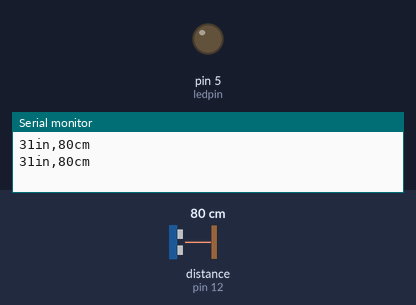
Recording of a sketch running on a simulated Arduino Uno, built with avr-gcc and run on an emulated ATmega328P. Parts: output pins drawn as LEDs (lit = HIGH), the last lines printed to the serial monitor. Wiring (inferred from the names in the program): ultrasonic range finder: trigger pin 14; echo pin 12. Inputs (shaded band) come from the test bench; at power-on: distance to the obstacle (sensor on pin 12) 80 cm. The echo pulse lasts 58.3 µs per cm; pins used as bus, display or sensor lines are not drawn.

Above: at 1.8 s.
1.9 s: distance to the obstacle (sensor on pin 12) set to 22 cm
5.2 s: distance to the obstacle (sensor on pin 12) set to 19 cm
At 8.1 s:
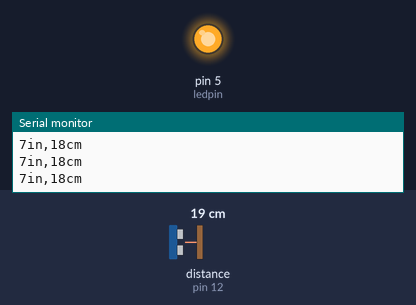
8.5 s: distance to the obstacle (sensor on pin 12) set to 35 cm
At 10.6 s:
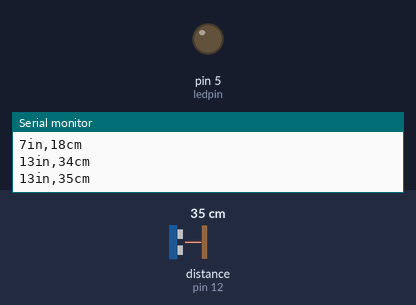
11.5 s: distance to the obstacle (sensor on pin 12) set to 2 cm
At 14.3 s:
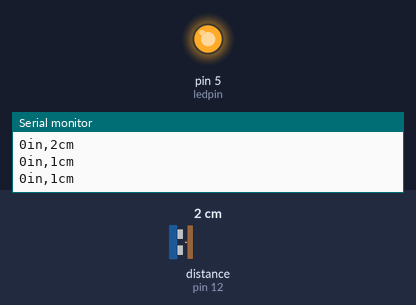
Timing chart, 0 to 15.5 s (numbered marks = the images above; inputs shaded):
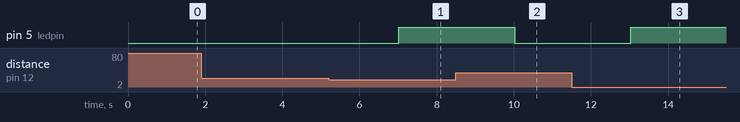

The sketch:

Sketch1.ino
```cpp
// Visual Micro is in vMicro>General>Tutorial Mode
//
/*
	Name:       chaoshengbo.ino
	Created:	2018/11/15 19:43:43
	Author:     ndun-PC\ndun
*/

// Define User Types below here or use a .h file
//


// Define Function Prototypes that use User Types below here or use a .h file
//


// Define Functions below here or use other .ino or cpp files
//

// The setup() function runs once each time the micro-controller starts
const int pingPin = 14;
const int echiPin = 12;
int ledpin = 5;


void setup()
{
	Serial.begin(9600);
	pinMode(ledpin, OUTPUT);

}

// Add the main program code into the continuous loop() function
void loop()
{
	long duration, inches, cm;
	pinMode(pingPin, OUTPUT);
	digitalWrite(pingPin, LOW);
	delayMicroseconds(2);
	digitalWrite(pingPin, HIGH);
	delayMicroseconds(10);
	digitalWrite(pingPin, LOW);

	pinMode(echiPin, INPUT);
	duration = pulseIn(echiPin, HIGH);
	inches = microsecondsToInches(duration);
	cm = microsecondsToCentimeters(duration);
	Serial.print(inches);
	Serial.print("in,");
	Serial.print(cm);
	Serial.print("cm");
	Serial.println();
	delay(1000);
	if (cm < 20)
	{
		digitalWrite(ledpin, HIGH);
	}
	else
	{
		digitalWrite(ledpin, LOW);
	}
}

long microsecondsToInches(long microseconds)
{
	return  microseconds / 74 / 2;
}
long microsecondsToCentimeters(long microseconds)
{
	return microseconds / 29 / 2;
}
```

Measured:
- the behaviour switches between 21 and 20 cm on distance to the obstacle (sensor on pin 12) (found by bisection; images 0 and 1)
- after the input at 5.2 s, pin 5 (ledpin): LOW → HIGH after 1.8 s
- after the input at 8.5 s, pin 5 (ledpin): HIGH → LOW after 1.5 s
- after the input at 11.5 s, pin 5 (ledpin): LOW → HIGH after 1.5 s
